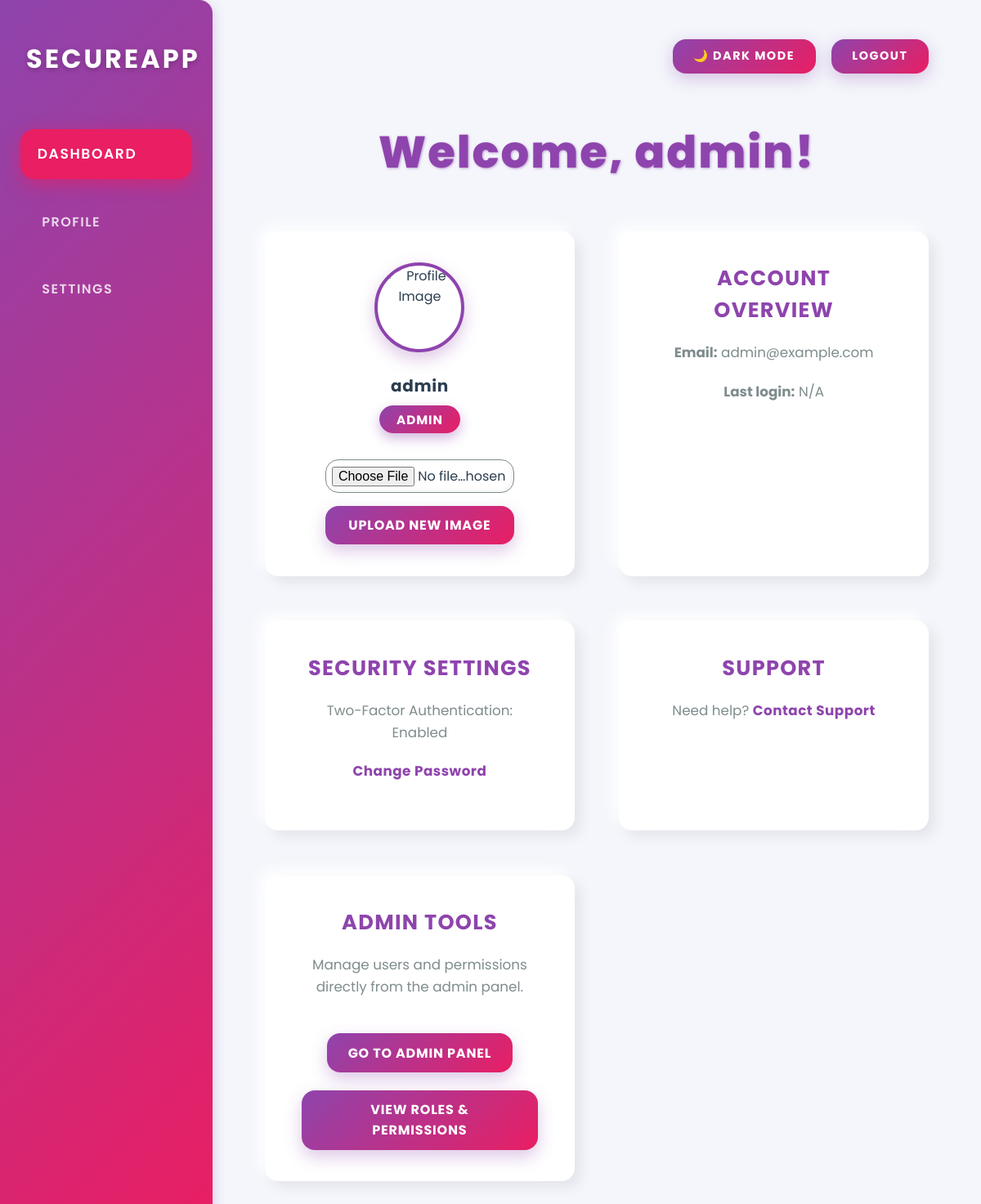
The page /dashboard (signed in) on the database its author committed.
### tables this page shows
CREATE TABLE users (
            id INTEGER PRIMARY KEY AUTOINCREMENT,
            username TEXT UNIQUE NOT NULL,
            email TEXT UNIQUE NOT NULL,
            password_hash TEXT NOT NULL,
            otp_secret TEXT NOT NULL,
            last_password_change TIMESTAMP DEFAULT CURRENT_TIMESTAMP,
            previous_password_hash TEXT,
            previous_password_hash2 TEXT,
            previous_password_hash3 TEXT,
            reset_token TEXT,
            reset_token_expiry TIMESTAMP,
            email_verified INTEGER DEFAULT 0,
            verification_token TEXT,
            verification_token_expiry TIMESTAMP,
            failed_login_attempts INTEGER DEFAULT 0,
            lockout_time TIMESTAMP,
            last_login DATETIME,
            role TEXT DEFAULT 'user',
            is_enabled INTEGER DEFAULT 1,
            profile_image TEXT DEFAULT NULL
        );

### app.py (the view, shortened to what this page needs)
@app.route('/dashboard', methods=['GET', 'POST'])
def dashboard():
    if 'user' not in session:
        return redirect(url_for('login'))
    db = get_db()
    user = db.execute('SELECT * FROM users WHERE username = ?', (session['user'],)).fetchone()
    if not user:
        flash("User not found.", "error")
        return redirect(url_for('login'))
    session['role'] = user['role']
    profile_image = user['profile_image'] if user['profile_image'] else 'default.png'
    last_login_row = db.execute(
        "SELECT timestamp FROM audit_logs WHERE username = ? AND event = 'login_2fa_success' ORDER BY timestamp DESC LIMIT 1",
        (session['user'],)
    ).fetchone()
    last_login = last_login_row['timestamp'] if last_login_row else None
    return render_template('dashboard.html',
                           user=user,
                           username=user['username'],
                           profile_image=profile_image,
                           last_login=last_login,
                           role=user['role'])

### app.py (called while the page is built)
def get_db():
    conn = sqlite3.connect(DB_FILE)
    conn.row_factory = sqlite3.Row
    return conn

@app.context_processor
def inject_permissions():
    role_permissions = {
        'admin': ['manage_users', 'edit_posts', 'delete_posts', 'change_roles', 'enable_disable_users'],
        'moderator': ['edit_posts'],
        'user': []
    }
    user_role = session.get('role', 'user')
    return dict(role_permissions=role_permissions, user_role=user_role)

### templates/dashboard.html (shortened to what this page needs)
<!DOCTYPE html>
<html lang="en" >
<head>
</head>
<body>
  <aside class="sidebar">
    <h2>SecureApp</h2>
    <a href="#" class="nav-link active">Dashboard</a>
    <a href="#" class="nav-link">Profile</a>
    <a href="#" class="nav-link">Settings</a>
  </aside>
  <main class="main-content">
    <div class="topbar">
      <button id="darkModeToggle" class="dark-mode-toggle" aria-label="Toggle dark mode">🌙 Dark Mode</button>
      <form action="{{ url_for('logout') }}" method="POST" style="margin:0;">
        <button class="logout-btn" aria-label="Logout">Logout</button>
      </form>
    </div>
    <section class="welcome-section" aria-label="Welcome message">
      <h1>Welcome, {{ user['username'] }}!</h1>
    </section>
    <section class="dashboard" aria-label="Dashboard cards">
      <article class="card profile-info" aria-label="Profile information">
        <img src="{{ url_for('static', filename='profile_images/' + profile_image) }}"
             alt="Profile Image"
             onerror="this.onerror=null;this.src='{{ url_for('static', filename='profile_images/default.png') }}';" />
        <div>{{ user['username'] }}</div>
        <div><span class="badge">{{ role|capitalize }}</span></div>
        <form class="upload-form" method="POST" enctype="multipart/form-data" aria-label="Upload new profile image">
          <input type="file" name="profile_image" accept=".png,.jpg,.jpeg" required />
          <button type="submit">Upload New Image</button>
        </form>
      </article>
      <article class="card" aria-label="Account overview">
        <h3>Account Overview</h3>
        <p><strong>Email:</strong> {{ user['email'] }}</p>
        <p><strong>Last login:</strong> {{ last_login or 'N/A' }}</p>
      </article>
      <article class="card" aria-label="Security settings">
        <h3>Security Settings</h3>
        <p>Two-Factor Authentication: {{ 'Enabled' if user['otp_secret'] else 'Disabled' }}</p>
        <p><a href="{{ url_for('change_password') }}">Change Password</a></p>
      </article>
      <article class="card" aria-label="Support information">
        <h3>Support</h3>
        <p>Need help? <a href="mailto:support@secureapp.com">Contact Support</a></p>
      </article>
      {% if role == 'admin' %}
      <article class="card" aria-label="Admin tools">
        <h3>Admin Tools</h3>
        <p>Manage users and permissions directly from the admin panel.</p>
        <a href="{{ url_for('manage_users') }}" class="button-link">Go to Admin Panel</a>
        <a href="{{ url_for('view_roles') }}" class="button-link">View Roles & Permissions</a>
      </article>
      {% endif %}
    </section>
  </main>
</body>
</html>

### rows shown on the page
users: username "admin", role "ADMIN", email "admin@example.com", otp_secret "Enabled"

### other values the page prints
{{ last_login or 'N/A' }} "N/A"
